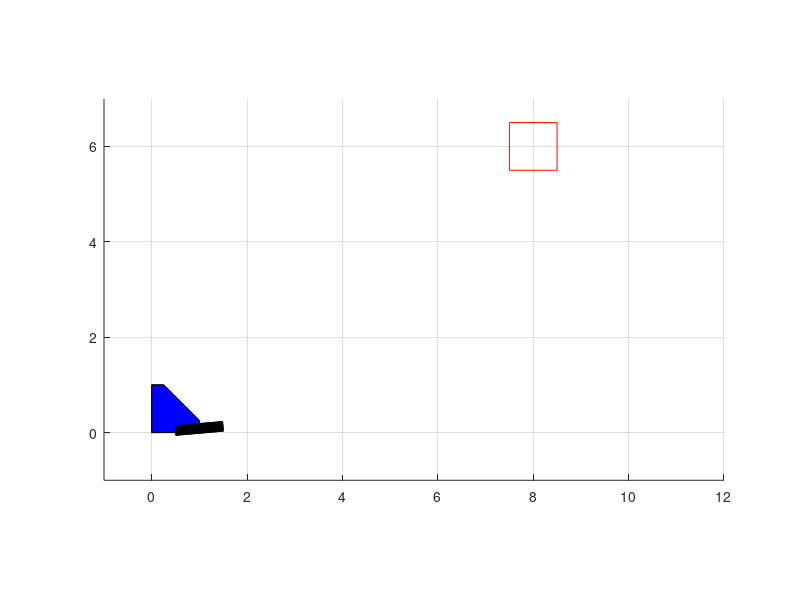
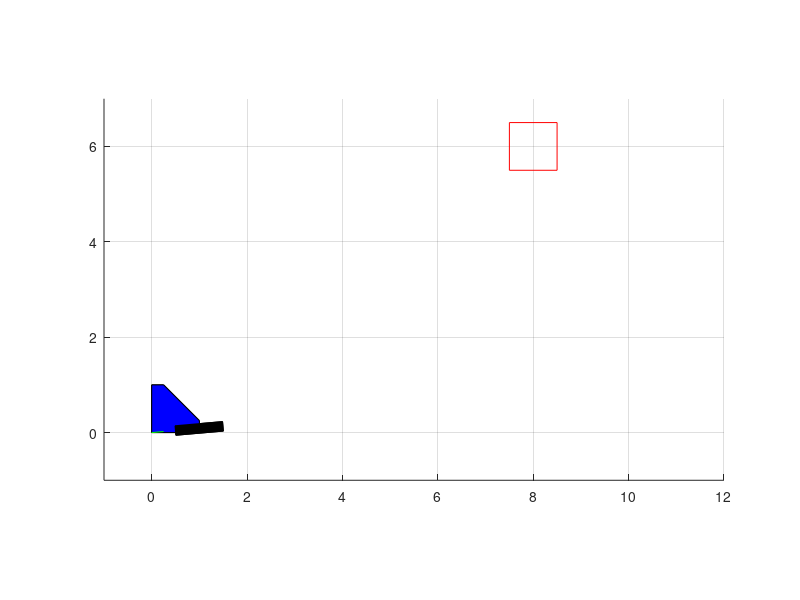
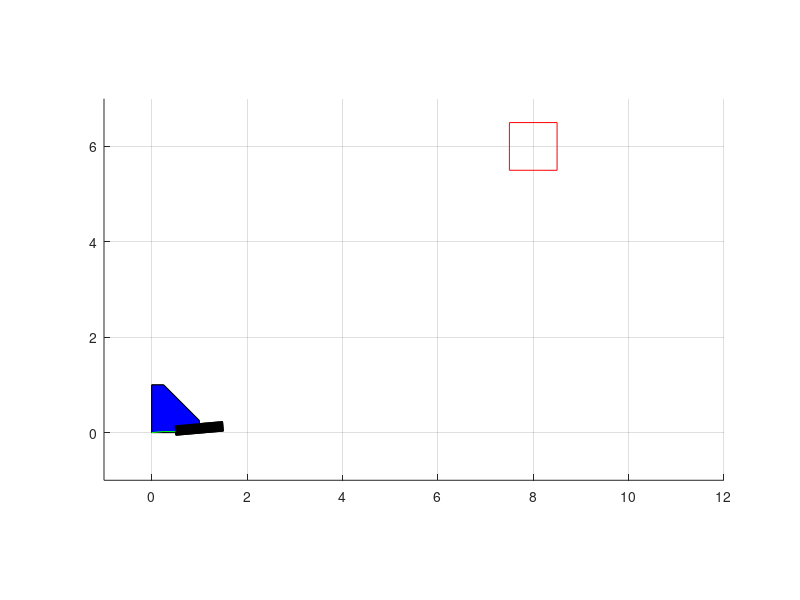
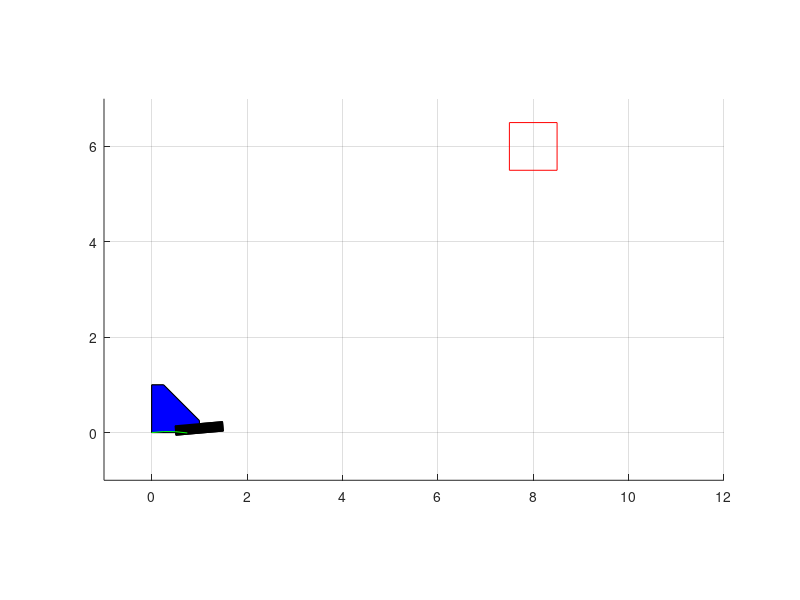

MATLAB code to generate these figures, in order:
% Simpe game based on procjectile motion in 2D
function projectile_alpha()
  clear all
  clc
  clf
  projectile_kernel()
end

function projectile_kernel() 
  animationDelay = 0.1; % in seconds
  movie_file = 'aim_and_shoot.gif';
  movie_size = '-S400,400';
  % Initial condition
  v = input('Give initial velocity : ');2
  alpha = input('Give initial angle : ');
  x = 0; 
  y = 0;
  
  dt = 0.05;
  g = 9.81;
  
  % Map alha from radians to degree
  alpha = alpha * pi/180;
  
  % Calculate velocity components
  
  vx = v * cos(alpha);
  vy = v * sin(alpha);
  
  draw_canon(alpha);
  hold on
  target.x = 8;
  target.y = 6;
  target.dx = 0.5;
  target.dy = 0.5;
  target.xcoords = [-1,1,1,-1,-1]*target.dx + target.x;
  target.ycoords = [-1,-1,1,1,-1]*target.dy + target.y;
  
  % Initialize array for stroing velocity and position components
  xt(1) = x;
  yt(1) = y;
  vxt(1) = vx;
  vyt(1) = vy;
  
  % Iterate over time steps
  draw_canon(alpha);
  hold on
  plot(target.xcoords, target.ycoords, '-r');
  grid
  axis([-1, 12, -1, 7])
  axis equal
  frame_data = print("-RGBImage", "-dpng", movie_size);
  imwrite(frame_data,movie_file,'gif','writemode','overwrite',...
          'LoopCount',inf,'DelayTime',1.5);
  hold on
  for i = 2 : 200
      vxt(i) = vxt(i-1);
      vyt(i) = vyt(i-1) - g*dt;
      xt(i) = xt(i-1) + vxt(i-1)*dt;
      yt(i) = yt(i-1) + vyt(i-1)*dt; 
      line([xt(i-1),xt(i)], [yt(i-1), yt(i)], 'Color', 'green')
      pause(animationDelay);
      frame_data = print("-RGBImage", "-dpng", movie_size);
      imwrite(frame_data,movie_file,'gif','writemode','append','DelayTime',0)
      if (yt(i)< 0)
        break;
      end
  end
  
  % Visualise projectile trajectory
          
  plot(xt, yt, '*b');
  last_frame = print("-RGBImage", "-dpng", movie_size);
  imwrite(last_frame,movie_file,'gif','writemode','append','DelayTime',0.5)
  hold on
end

function draw_canon(angle)
  base.x = [0, 1, 1, 0.25, 0, 0];
  base.y = [0, 0, 0.25, 1, 1, 0];
  barrel = [0.5, 1.5, 1.5, 0.5;
            -0.1, -0.1, 0.1, 0.1];
  barrelPos = zeros(size(barrel));
  c = cos(angle);
  s = sin(angle);
  RotM = [c, -s; s, c];
  for i = 1:size(barrel, 2)
     barrelPos(:,i) = RotM * barrel(:,i);
  end
  patch(base.x, base.y, 'blue');
  patch(barrelPos(1,:), barrelPos(2,:), 'black');
end
